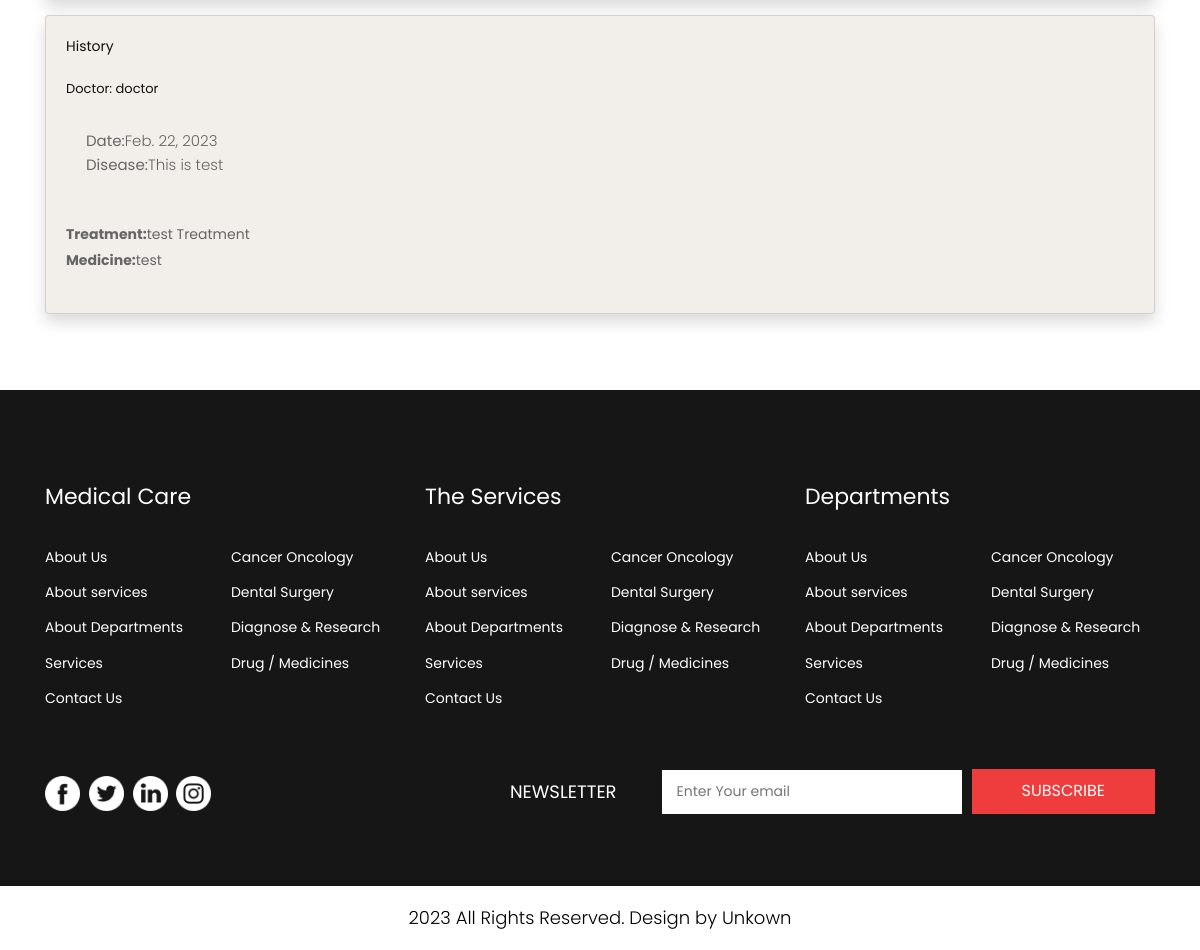
The app's page /Patient/TreatmentHistory (signed in, lower part), older data.
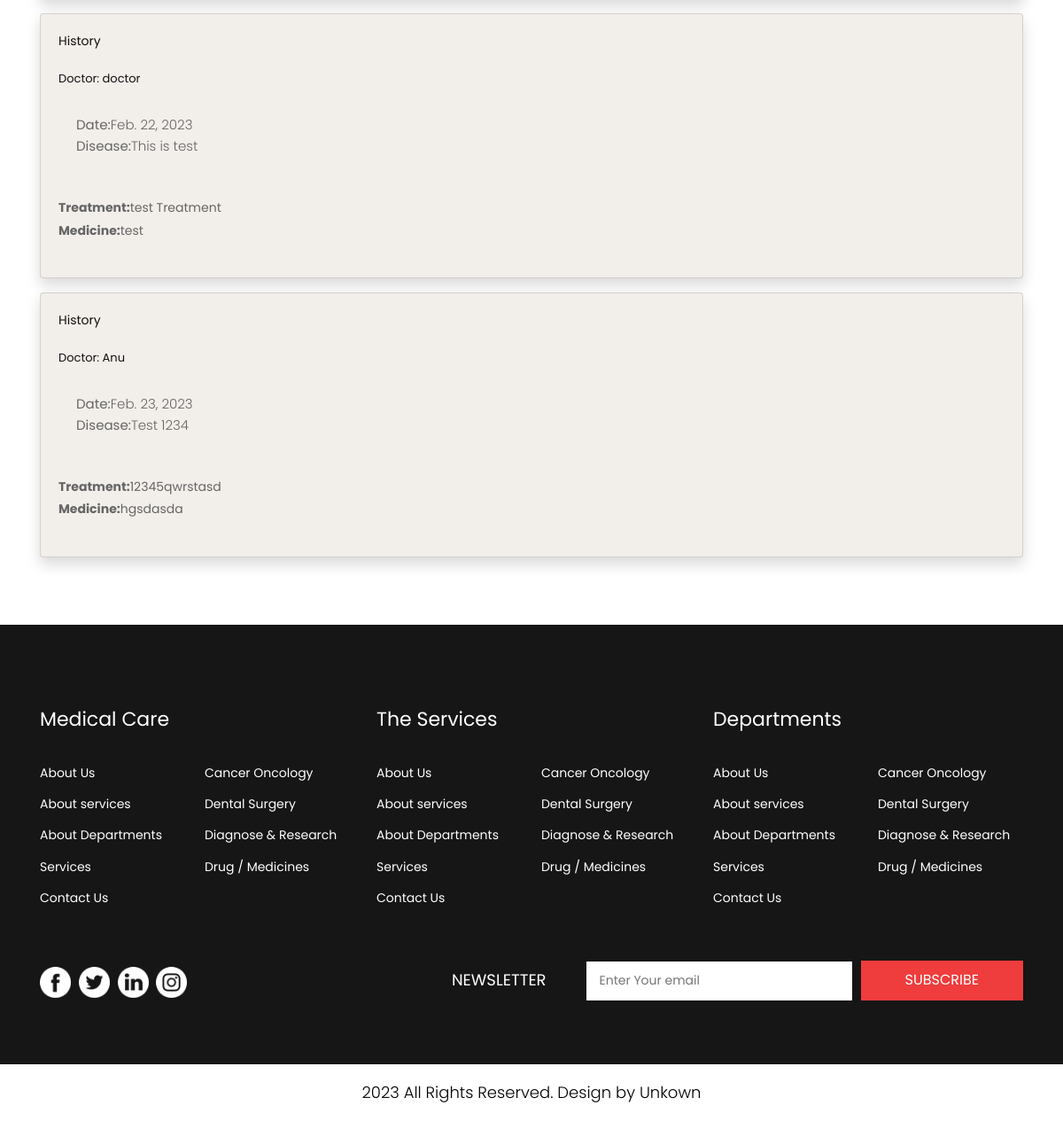
The same page, newer data.
### Patient/models.py (models this page shows)
class TreatmetHistory(models.Model):
    Patient = models.ForeignKey(PatientProfile,on_delete=models.CASCADE)
    dateVisited = models.DateField(auto_now_add=True)
    Disease = models.CharField(max_length=1000)
    Treatmet = models.CharField(max_length=1000)
    Medicine = models.CharField(max_length=1000)
    Doctor = models.ForeignKey(User,on_delete=models.CASCADE)

### Patient/views.py (the view)
# urls.py: path("TreatmentHistory",views.TreatmentHistory,name="TreatmentHistory")
def TreatmentHistory(request):
    patientpro = PatientProfile.objects.get(PatientId = request.user)
    treat = TreatmetHistory.objects.filter(Patient = patientpro)
    context = {
        "treat":treat
    }
    return render(request,"treatmenthistory.html",context)

### templates/treatmenthistory.html (shortened to what this page needs)
{% extends "index.html" %}
{% block content %}
<div class="container align-content-center mt-5">
    <div class="row">
        {% for t in treat  %}
        <div class="col-12 border-danger mt-3">
            <div class="card w-100 shadow">
                <div class="card-body">
                    <h5 class="card-title">History</h5>
                    <h6>Doctor: {{t.Doctor}}</h6>
                    <p class="card-text">
                        <strong>Date:</strong>{{t.dateVisited}}
                        <br>
                        <strong>Disease:</strong>{{t.Disease}}<dd>
                            <br>
                            <strong>Treatment:</strong>{{t.Treatmet}}
                            <br>
                            <strong>Medicine:</strong>{{t.Medicine}}
                        </dd>
                    </p>
                </div>
            </div>
        </div>
    {% endfor %}
    </div>
</div>
<br><br><br>
{% endblock %}

Row changes from the older to the newer data that the page shows:
added TreatmetHistory: Doctor "Anu", dateVisited "Feb. 23, 2023", Disease "Test 1234", Treatmet "12345qwrstasd", Medicine "hgsdasda"
